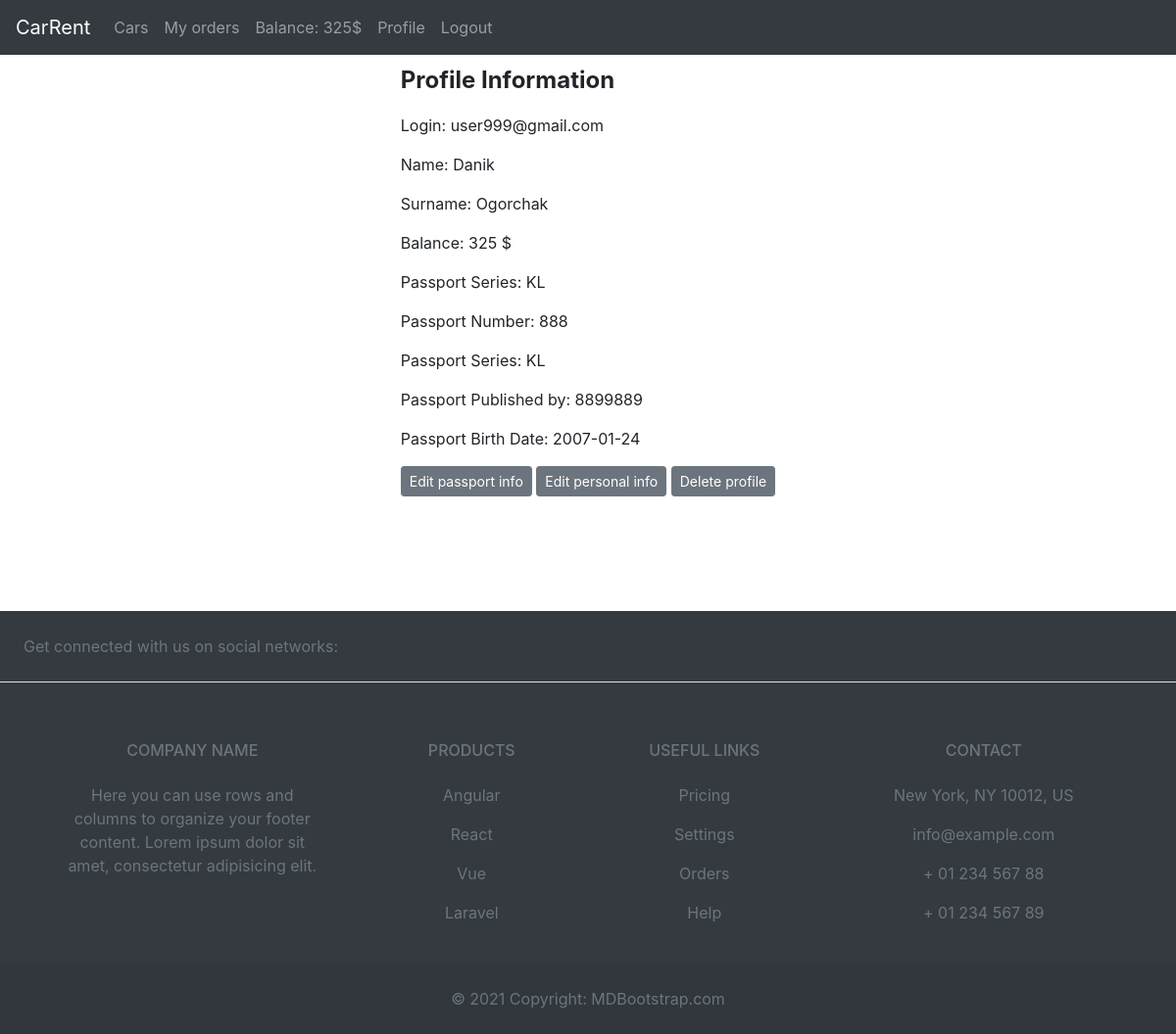
The app's page /profile (signed in), older data.
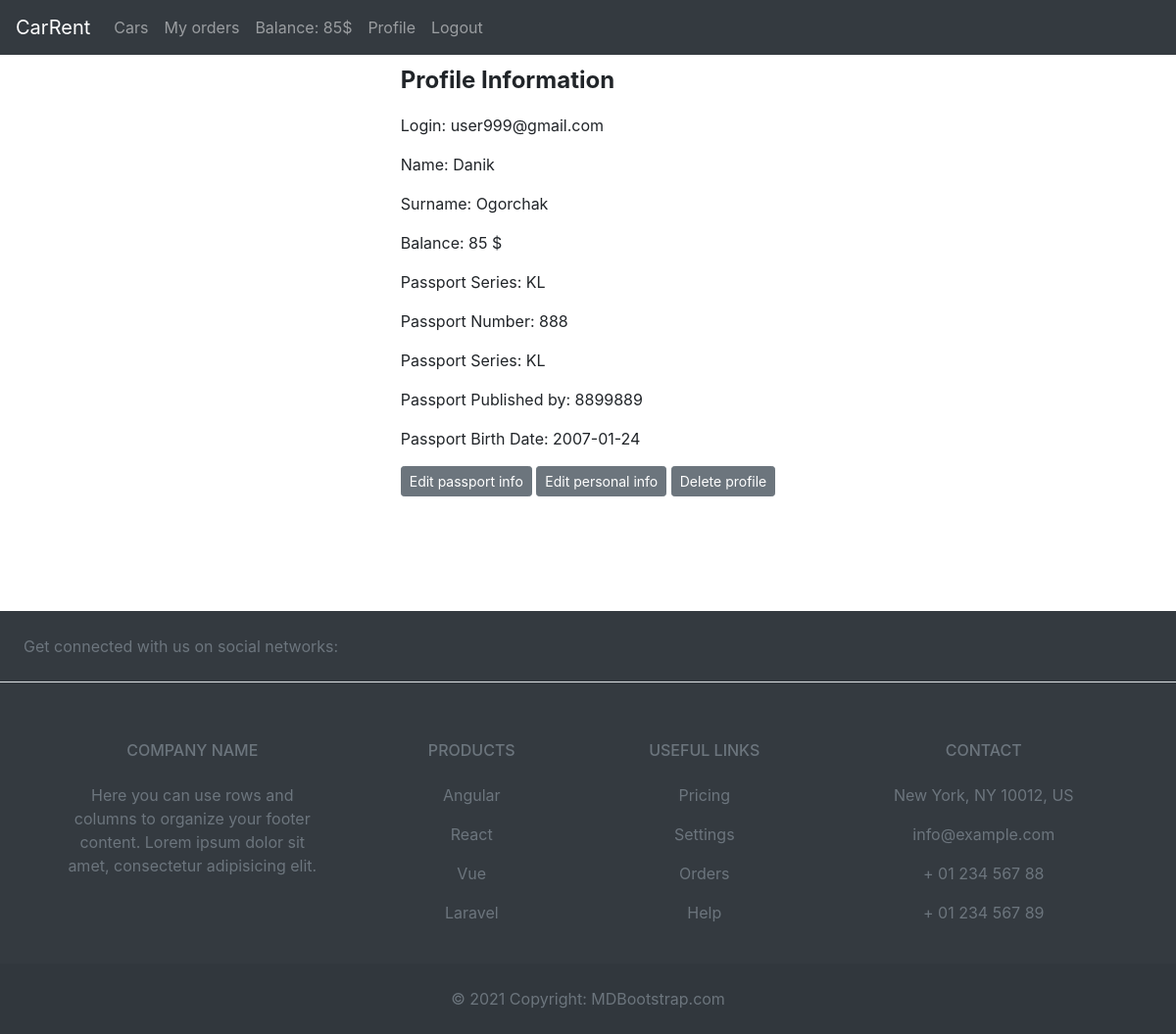
The same page, newer data.
### car_rental_app/models/user.py (models this page shows, shortened)
class User(UserMixin, db.Model):
    __tablename__ = "user"
    id = db.Column(db.Integer, primary_key=True, autoincrement=True)
    login = db.Column(db.String(50), unique=True)
    name = db.Column(db.String(50), nullable=False)
    surname = db.Column(db.String(50), nullable=False)
    balance = db.Column(db.Integer, default=0)
    passport_id = db.Column(db.Integer, db.ForeignKey("passport.id"))
    password = db.Column(db.String(10), nullable=False)
    user = db.relationship("Order", cascade="all,delete", backref="creator")

### car_rental_app/views/user_view.py (the view)
@public_blueprint.route("/profile", methods=["GET"])
@login_required
def profile_page():
    return render_template("profile.html")

### car_rental_app/models/user.py (called while the page is built)
@login_manager.user_loader
def load_user(user_id):
    return User.query.get(int(user_id))

### car_rental_app/templates/profile.html (shortened to what this page needs)
{% extends 'base.html' %}
{% block content %}
    <div class="d-flex justify-content-center">
        {% if current_user.is_authenticated %}
            <div style="justify-content: center; height: 70vh">
                <p style="font-size: 3vh"><strong>Profile Information</strong></p>
                <p>Login: {{ current_user.login }}</p>
                <p>Name: {{ current_user.name }}</p>
                <p>Surname: {{ current_user.surname }}</p>
                <p>Balance: {{ current_user.balance }} $</p>
                <p>Passport Series: {{ current_user.passport.series }}</p>
                <p>Passport Number: {{ current_user.passport.number }}</p>
                <p>Passport Series: {{ current_user.passport.series }}</p>
                <p>Passport Published by: {{ current_user.passport.published_by }}</p>
                <p>Passport Birth Date: {{ current_user.passport.date_of_birth }}</p>
                <a class="btn btn-sm btn-secondary" href="{{ url_for('public.edit_passport') }}">Edit passport info</a>
                <a class="btn btn-sm btn-secondary" href="{{ url_for('public.edit_user') }}">Edit personal info</a>
                <a class="btn btn-sm btn-secondary" href="{{ url_for('public.delete_user') }}">Delete profile</a>
            </div>
        {% endif %}
    </div>
{% endblock %}

### car_rental_app/templates/base.html (shortened to what the changed rows need)
<!DOCTYPE html>
<html lang="en">
<head>
    <link rel="stylesheet" href="../static/styles.css">
    <link rel="stylesheet" href="https://stackpath.bootstrapcdn.com/bootstrap/4.4.1/css/bootstrap.min.css"
>
</head>
<body>
<nav class="navbar navbar-expand-lg navbar-dark bg-dark">
    <div class="collapse navbar-collapse" id="navbarNavAltMarkup">
        <div class="navbar-nav">
            {% if current_user.is_authenticated %}
                <a class="nav-item nav-link" href="{{ url_for('public.show_cars') }} "> Cars <span class="sr-only">(current)</span></a>
                <a class="nav-item nav-link" href="{{ url_for('public.show_user_orders') }}">My orders</a>
                <a class="nav-item nav-link" href="{{ url_for('public.edit_balance') }}" aria-disabled="true">Balance: {{ current_user.balance }}$</a>
                <a class="nav-item nav-link" href="{{ url_for('public.profile_page') }}">Profile</a>
                <a class="nav-item nav-link" href="{{ url_for('public.logout_page') }}">Logout</a>
            {% else %}
                <a class="nav-item nav-link" href="{{ url_for('public.login_page') }}">Sign in</a>
                <a class="nav-item nav-link" href="{{ url_for('public.register_page') }}">Sing up</a>
            {% endif%}
        </div>
    </div>
</nav>
<div class="container">
    <div>
        <div class="content">
            {% block content %}
            {% endblock %}
        </div>
    </div>
</div>
</body>
</html>

Row changes from the older to the newer data that the page shows:
changed User "user999@gmail.com": balance "325" → "85"
